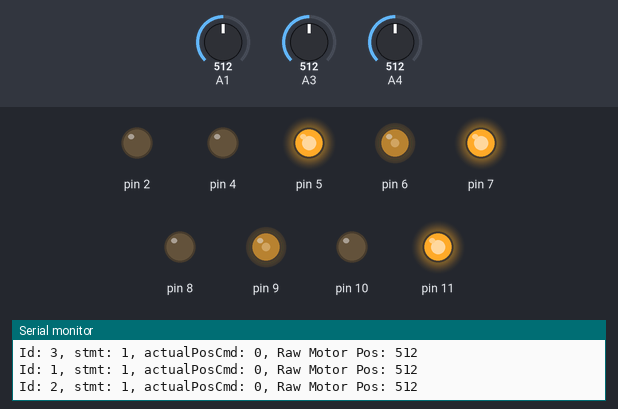
The sketch below on a simulated Arduino Nano, built with avr-gcc and run on an emulated ATmega328P. On the bench: output pins drawn as LEDs (lit = HIGH), the last lines printed to the serial monitor. Inputs (shaded band) come from the test bench; at power-on: A1 = 512, A3 = 512, A4 = 512.

Above: at 2.2 s.
2.3 s: A1 set to 0
At 2.6 s:
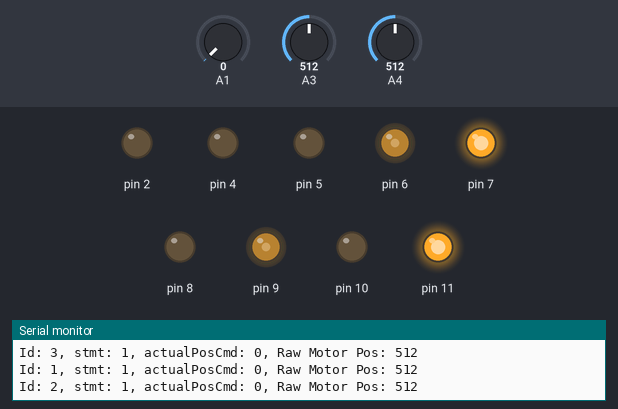
3.8 s: A3 set to 0
At 5.0 s:
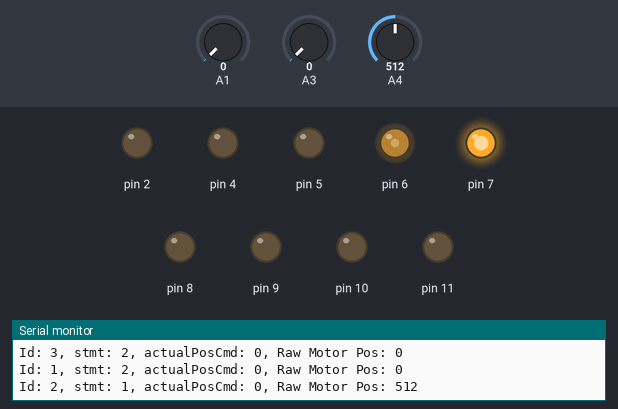
5.3 s: A1 set to 20
At 6.1 s:
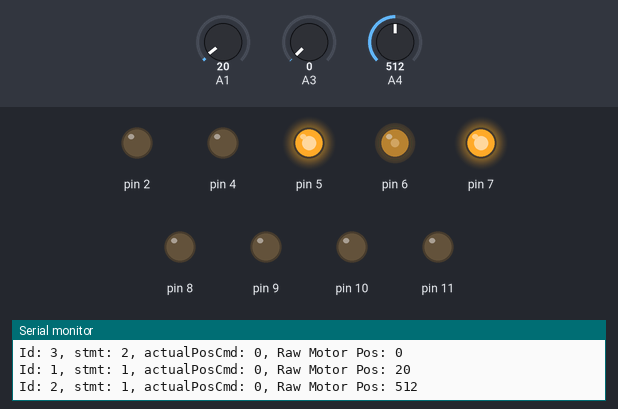
6.8 s: A4 set to 0
At 7.3 s:
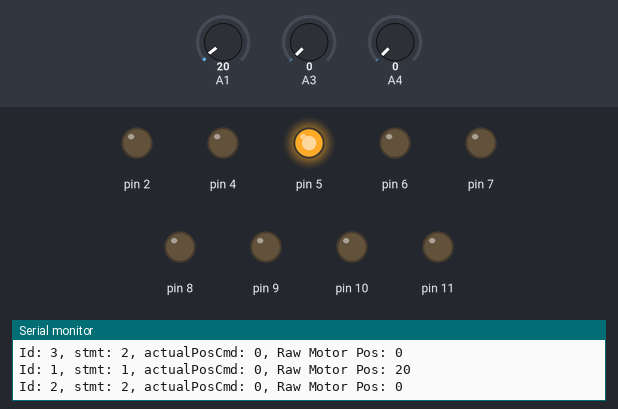
8.3 s: A3 set to 20
At 9.6 s:
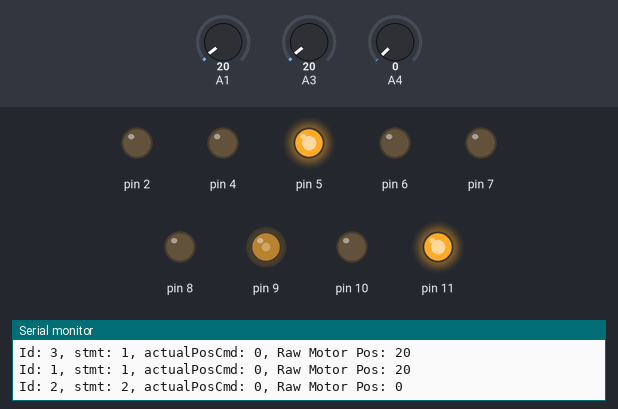
Timing chart, 0 to 11.3 s (numbered marks = the images above; inputs shaded):
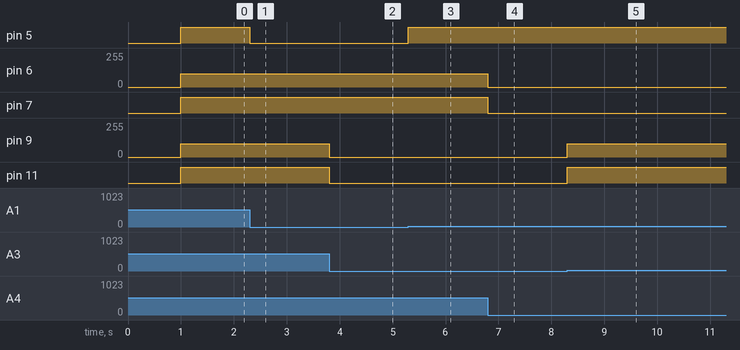

The sketch:

MultiMotorMoe.ino
```cpp
#include "L298MotorDriver.h"

const int tolerance = 3;

//speedPin, in13, in24, potPin, tolerance, (bool) printStatements

// TODO: find limits of potentiometers. Placeholders are there now.

L298MotorDriver motor1('1', 2, 4, 5, 1, 0, 234, tolerance);
L298MotorDriver motor2('2', 6, 8, 7, 4, 0, 234, tolerance);
L298MotorDriver motor3('3', 9, 10, 11, 3, 0, 234, tolerance);

void setup() {
	Serial.begin(115200);

	Serial.println("Mutli-Motor driver testing V1.0");

	delay(1000);
}

bool m1updated = false, m2updated = false, m3updated = false;

void loop()
{
	if (m1updated)
	{
		motor1.update();
	} else
	{
		m1updated = motor1.update();
	}
	if (m2updated)
	{
		motor2.update();
	}
	else
	{
		m2updated = motor2.update();
	}
	if (m3updated)
	{
		motor3.update();
	}
	else
	{
		m3updated = motor3.update();
	}


	if (m1updated && m2updated && m3updated)
	{
		Serial.println();
		m1updated = false;
		m2updated = false;
		m3updated = false;
	}
}

void serialEvent() {
	char motor = char(Serial.read());
	delay(10);
	char command = char(Serial.read()); // read command

	Serial.println(motor);
	Serial.println(command);

	String val = "";

	delay(5);
	char currentChar = ' ';
	while (Serial.available()) {
		currentChar = char(Serial.read());

		if (currentChar == '$')
			break;

		val += currentChar;

		delay(5);
	}

	switch (motor)
	{
	case '1':
		motor1.parseCommand(command, val);
		break;
	case '2':
		motor2.parseCommand(command, val);
		break;
	case '3':
		motor3.parseCommand(command, val);
		break;
	default:
		Serial.print("Motor '");
		Serial.print(motor);
		Serial.print("' is not a valid option.");
		break;
	}


}
```

L298MotorDriver.cpp
```cpp
//
//
//

#include "L298MotorDriver.h"


L298MotorDriver::L298MotorDriver(
	char id, int speedPin,
	int in13, int in24,
	int potPin, int tolerance,
	int potMin, int potMax,
	bool printStatements)
	: _id(id)
{
	this->_enAB = speedPin;
	this->_in13 = in13;
	this->_in24 = in24;

	this->_pot = potPin;

	this->_tolerance = tolerance;

	this->_printStatements = printStatements;

	this->_rawSpeed = 0;
	this->_rawPosCmd = 100;

	this->_speed = 100;

	this->_stmt = -1;

	this->_potMin = potMin;
	this->_potMax = potMax;

	pinMode(this->_enAB, OUTPUT);
	pinMode(this->_in13, OUTPUT);
	pinMode(this->_in24, OUTPUT);

	analogWrite(this->_enAB, 0);
	digitalWrite(this->_in13, LOW);
	digitalWrite(this->_in24, LOW);
}

bool L298MotorDriver::update()
{
	static bool printed = false;

	_tNow = millis();
	if (_printStatements && (_tNow - _tPrev > _updatePeriod)) {
		_tPrev = _tNow;

		Serial.print("Id: ");
		Serial.print(_id);

		Serial.print(", stmt: ");
		Serial.print(_stmt);

		Serial.print(", actualPosCmd: ");
		Serial.print(_actualPosCmd);

		Serial.print(", Raw Motor Pos: ");
		Serial.println(analogRead(_pot));

		printed = true;
	} else
	{
		printed = false;
	}

	int actualPos = analogRead(_pot);
	if (actualPos < (_actualPosCmd - _tolerance)) {
		digitalWrite(_in13, HIGH);
		digitalWrite(_in24, LOW);
		analogWrite(_enAB, _speed);
		_stmt = 0;
	}
	else if (actualPos >(_actualPosCmd + _tolerance)) {
		digitalWrite(_in13, LOW);
		digitalWrite(_in24, HIGH);
		analogWrite(_enAB, _speed);
		_stmt = 1;
	}
	else {
		digitalWrite(_in13, LOW);
		digitalWrite(_in24, LOW);
		analogWrite(_enAB, 0);
		_stmt = 2;
	}

	return printed;
}

void L298MotorDriver::parseCommand(char cmd, String& args)
{
	switch (cmd) {
	case 'd': // distance
		_rawPosCmd = args.toFloat();

		if (_rawPosCmd < 0 || _rawPosCmd > 100) {
			Serial.println("Position out of range.  Please select between 0 and 100.");
		}
		else {

			_actualPosCmd = map(_rawPosCmd, 0, 100, _motMinPot, _motMaxPot);

			Serial.print("Id: ");
			Serial.print(_id);
			Serial.print(", Received pos command: ");
			Serial.print(_rawPosCmd);
			Serial.print(", actualPosCommand: ");
			Serial.print(_actualPosCmd);
			Serial.print(", pot pos: ");
			Serial.println(analogRead(_pot));
		}
		break;

	case 's': // speed
		_rawSpeed = args.toInt();
		if (_rawSpeed < 0 || _rawSpeed > 100) {
			Serial.print("Id: ");
			Serial.print(_id);
			Serial.println(", Speed out of range.  Choose between 0 and 100.");
			_speed = 0;
		}
		else {
			_speed = map(_rawSpeed, 0, 100, 0, 255);
			Serial.print("Id: ");
			Serial.print(_id);
			Serial.print(", Raw speed: ");
			Serial.print(_rawSpeed);
			Serial.print(", Speed mapped to: ");
			Serial.println(_speed);
		}
		break;

	case 't': // tolerance
		_tolerance = args.toInt();
		if (_tolerance < 0 || _tolerance > _maxTolerance) {
			Serial.print("Id: ");
			Serial.print(_id);
			Serial.println(", tolerance out of range.  Choose between 0 and 10.");
		}
		else {
			Serial.print("Id: ");
			Serial.print(_id);
			Serial.print(", Tolerance set to: ");
			Serial.println(_tolerance);
		}
		break;

	case 'p': // print values
		Serial.print("Id: ");
		Serial.print(_id);
		Serial.print(", position command: ");
		Serial.print(_actualPosCmd);
		Serial.print(", current position: ");
		Serial.print(analogRead(_pot));
		Serial.print(", Speed: ");
		Serial.print(_speed);
		Serial.print(", Tolerance: ");
		Serial.println(_tolerance);
		break;

	default:
		Serial.print("Id: ");
		Serial.print(_id);
		Serial.print(", command: '");
		Serial.print(cmd);
		Serial.println("' not supported.");
		break;
	}
}

void L298MotorDriver::printStatements(bool flag)
{
	_printStatements = flag;
}

char L298MotorDriver::getId() const
{
	return _id;
}
```

L298MotorDriver.h
```cpp
// L298MotorDriver.h

#ifndef _L298MOTORDRIVER_h
#define _L298MOTORDRIVER_h

#if defined(ARDUINO) && ARDUINO >= 100
	#include "arduino.h"
#else
	#include "WProgram.h"
#endif

class L298MotorDriver
{
public:
	L298MotorDriver(
		char id, int speedPin,
		int in13, int in24,
		int potPin, int tolerance,
		int potMin, int potMax,
		bool printStatement = true);

	bool update();

	void printStatements(bool flag);

	void parseCommand(char cmd, String& args);

	char getId() const;

private:
	int _enAB, _in13, _in24, _pot;

	uint32_t _tNow, _tPrev;
	int _stmt;

	int _actualPosCmd, _tolerance;
	float _rawPosCmd;
	int _rawSpeed;
	int _speed;

	int _potMin, _potMax;

	bool _printStatements;

	const char _id;

	static const uint32_t _updatePeriod = 1000;
	static const int _maxTolerance = 10;

	static const int _motMinPot = 0;
	static const int _motMaxPot = 254;
};

#endif
```

Measured:
- after the input at 2.3 s, pin 5: HIGH → LOW at once
- after the input at 3.8 s, pin 9: 100/255 → 0/255 at once; pin 11: HIGH → LOW at once
- after the input at 5.3 s, pin 5: LOW → HIGH at once
- after the input at 6.8 s, pin 6: 100/255 → 0/255 at once; pin 7: HIGH → LOW at once
- after the input at 8.3 s, pin 9: 0/255 → 100/255 at once; pin 11: LOW → HIGH at once
